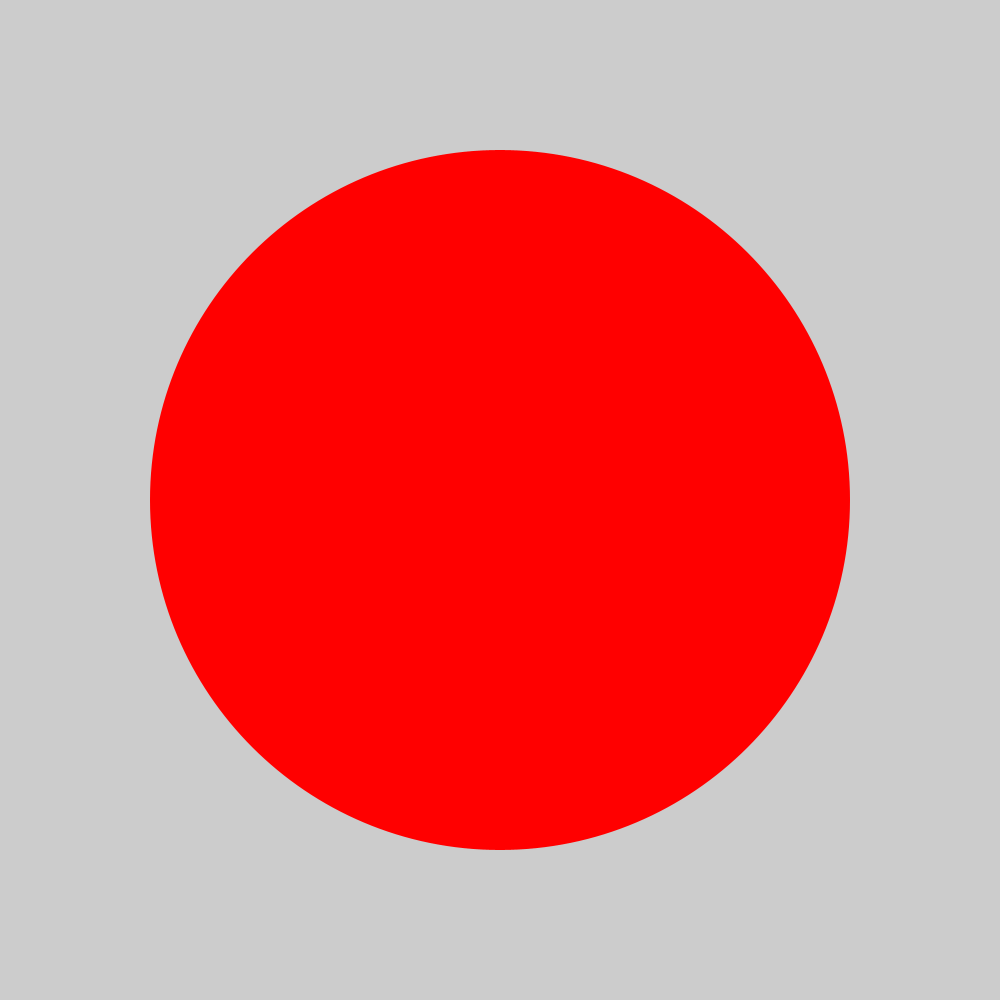
Frame 1 (no input)
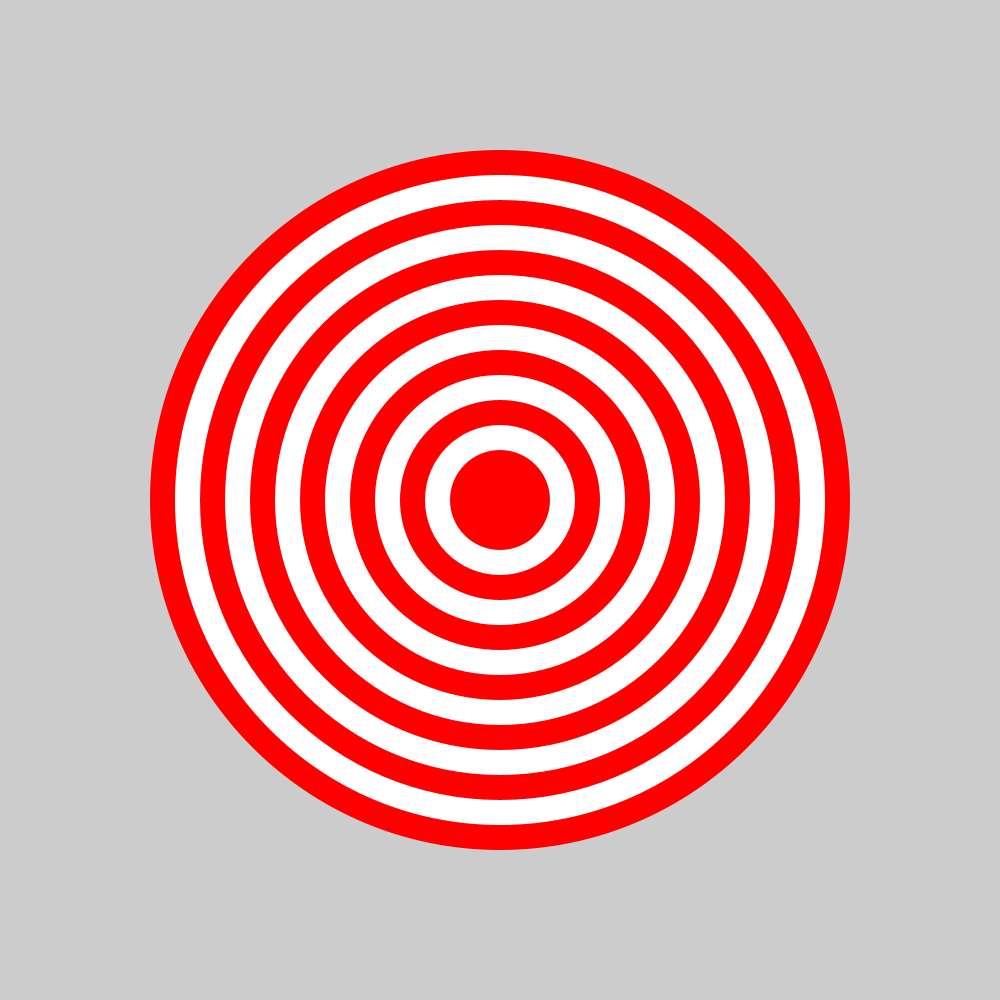
Frame 60 (the mouse pressed at the canvas centre just before this capture)
Frame 120 (the mouse held since frame 60 and released just before this capture): identical to frame 60, image omitted

The Processing sketch that drew these frames (run headless with seeded random() and noise(); from frame 60 on, the mouse is pressed at the canvas centre):

// Processing sketch: bullseye
// ── bullseye.pde
int i =700;
int counter = 1;


void setup(){
size (1000,1000);

noStroke();

}
void draw(){
  if(i>99){
if (counter %2==1){
fill(255,0,0);
}
else{
  fill(255,255,255);
}
counter ++;
ellipse(500,500,i,i);
i-=50;

}

  }
